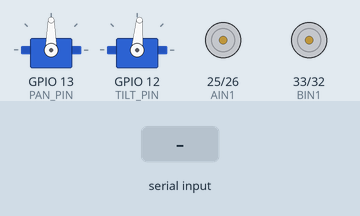
This program was run on a simulated ESP32. Shown: 2 × servo, motor-driver pin pairs drawn as motors (green arrow = first pin HIGH = forward, orange = second pin HIGH = backward, longer = more drive, scaled by the enable pin). The test bench sets the inputs (shaded band). EEPROM starts erased; what the program prints to the serial monitor is not drawn.

Above: at 1.4 s.
1.5 s: "PT:,45\n" received over the second serial link
4.5 s: "MOVE:,45\n" received over the second serial link
At 5.7 s:
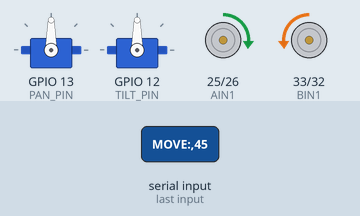
7.5 s: "PAN:90\n" received over the second serial link
At 9.5 s:
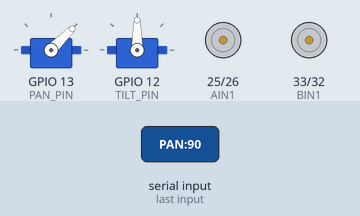
10.5 s: "TILT:90\n" received over the second serial link
At 11.9 s:
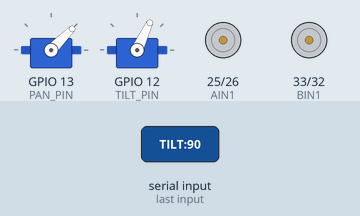
12.8 s: "PAN:\n" received over the second serial link
At 14.9 s:
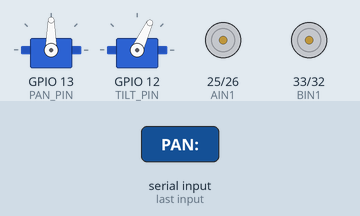
15.8 s: "MOVE:,45\n" received over the second serial link
At 17.0 s:
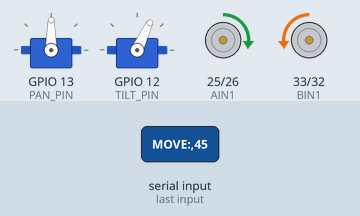
Timing chart, 0 to 18.8 s (numbered marks = the images above; inputs shaded):
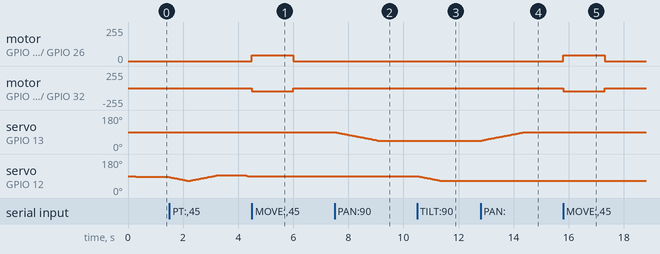

Measured:
- after the input at 4.5 s, motor on GPIO 25 (AIN1) / GPIO 26 (AIN2): stopped → forward 45/255 at once, → stopped 1.5 s later; motor on GPIO 33 (BIN1) / GPIO 32 (BIN2): stopped → backward 45/255 at once, → stopped 1.5 s later
- after the input at 7.5 s, servo on GPIO 13 (PAN_PIN): moves from 90° to 45° over 1.6 s, starting at once
- after the input at 10.5 s, servo on GPIO 12 (TILT_PIN): moves from 90° to 65° over 0.85 s, starting at once
- after the input at 12.8 s, servo on GPIO 13 (PAN_PIN): moves from 45° to 90° over 1.6 s, starting at once
- after the input at 15.8 s, motor on GPIO 25 (AIN1) / GPIO 26 (AIN2): stopped → forward 45/255 at once, → stopped 1.5 s later; motor on GPIO 33 (BIN1) / GPIO 32 (BIN2): stopped → backward 45/255 at once, → stopped 1.5 s later

The program:

main.cpp
```cpp
/*
 * Cypher ESP32 — Motors + Pan/Tilt
 *
 * UART from Pi: motors + head.
 * Servos: hardware PWM, rate-limited, NVS-taught boot pose.
 * Motor safety timeout 1.5 s (servos not timed out).
 */

#include <Arduino.h>
#include <ESP32Servo.h>
#include <Preferences.h>

// === UART (must match Pi wiring) ===
#define UART_BAUD 115200
// Serial2: RX=19, TX=18  (Pi GPIO 8 TX -> 19, Pi GPIO 10 RX <- 18)

unsigned long lastCommandTime = 0;
const unsigned long COMMAND_TIMEOUT = 1500;

String inputString = "";
bool stringComplete = false;

// === MOTOR PINS (TB6612FNG) ===
#define AIN1 25
#define AIN2 26
#define PWMA 27
#define BIN1 33
#define BIN2 32
#define PWMB 14

// === SERVO PINS ===
#define PAN_PIN  13
#define TILT_PIN 12

// === SERVO LIMITS ===
const float PAN_MIN  = -45.0f;
const float PAN_MAX  =  45.0f;
const float TILT_MIN = -12.0f;  // down
const float TILT_MAX =  25.0f;  // up

// Default boot if nothing saved in NVS
const float DEFAULT_BOOT_PAN  = 0.0f;
const float DEFAULT_BOOT_TILT = 0.0f;

// Sleep pose — head down against new mechanical floor
const float SLEEP_PAN  =  0.0f;
const float SLEEP_TILT = -12.0f;

// Invert axes (dashboard controls were reversed)
const bool INVERT_PAN  = true;
const bool INVERT_TILT = true;

// One-shot boot test: +5° then -5° then return to boot pose.
// Flash with 1 to learn which way the servo must turn for head-up.
// Set back to 0 for normal use.
#define TILT_DIR_TEST 1
const float TILT_DIR_TEST_DEG = 5.0f;
const unsigned long TILT_DIR_TEST_HOLD_MS = 2000;

// Speed deg/s
const float SERVO_SPEED = 28.0f;

// === MOTOR STATE ===
int throttle = 0;
int steering = 0;
int steeringTrim = 0;

// === SERVO STATE ===
Servo panServo;
Servo tiltServo;
Preferences prefs;

float panCurrent  = 0.0f;
float tiltCurrent = 0.0f;
float panTarget   = 0.0f;
float tiltTarget  = 0.0f;
float bootPan     = DEFAULT_BOOT_PAN;
float bootTilt    = DEFAULT_BOOT_TILT;
unsigned long lastServoUpdate = 0;

#if TILT_DIR_TEST
enum TiltDirTestPhase {
  TDT_IDLE,
  TDT_PLUS,
  TDT_MINUS,
  TDT_DONE
};
TiltDirTestPhase tdtPhase = TDT_IDLE;
unsigned long tdtPhaseStart = 0;
#endif

float clamp(float v, float lo, float hi) {
  if (v < lo) return lo;
  if (v > hi) return hi;
  return v;
}

void setTankMotors(int left, int right) {
  if (left > 0) {
    digitalWrite(AIN1, HIGH);
    digitalWrite(AIN2, LOW);
  } else if (left < 0) {
    digitalWrite(AIN1, LOW);
    digitalWrite(AIN2, HIGH);
  } else {
    digitalWrite(AIN1, LOW);
    digitalWrite(AIN2, LOW);
  }
  analogWrite(PWMA, abs(left));

  if (right > 0) {
    digitalWrite(BIN1, HIGH);
    digitalWrite(BIN2, LOW);
  } else if (right < 0) {
    digitalWrite(BIN1, LOW);
    digitalWrite(BIN2, HIGH);
  } else {
    digitalWrite(BIN1, LOW);
    digitalWrite(BIN2, LOW);
  }
  analogWrite(PWMB, abs(right));
}

void updateMotors() {
  int left  = throttle + steering + steeringTrim;
  int right = throttle - steering - steeringTrim;
  left  = constrain(left, -255, 255);
  right = constrain(right, -255, 255);
  setTankMotors(left, right);
}

void setPanTarget(float angle) {
  panTarget = clamp(angle, PAN_MIN, PAN_MAX);
}

void setTiltTarget(float angle) {
  tiltTarget = clamp(angle, TILT_MIN, TILT_MAX);
}

void centerHead() {
  setPanTarget(0.0f);
  setTiltTarget(0.0f);
}

void sleepHead() {
  setPanTarget(SLEEP_PAN);
  setTiltTarget(SLEEP_TILT);
}

void goBootPose() {
  setPanTarget(bootPan);
  setTiltTarget(bootTilt);
}

void saveBootPose() {
  bootPan  = panCurrent;
  bootTilt = tiltCurrent;
  prefs.begin("cypher", false);
  prefs.putFloat("bootPan", bootPan);
  prefs.putFloat("bootTilt", bootTilt);
  prefs.end();
  Serial.printf("Boot pose saved: pan=%.1f tilt=%.1f\n", bootPan, bootTilt);
}

void loadBootPose() {
  prefs.begin("cypher", true);
  bootPan  = prefs.getFloat("bootPan", DEFAULT_BOOT_PAN);
  bootTilt = prefs.getFloat("bootTilt", DEFAULT_BOOT_TILT);
  prefs.end();
  bootPan  = clamp(bootPan, PAN_MIN, PAN_MAX);
  bootTilt = clamp(bootTilt, TILT_MIN, TILT_MAX);
}

void updateServos() {
  unsigned long now = millis();
  float dt = (now - lastServoUpdate) / 1000.0f;
  if (dt <= 0.0f) return;
  lastServoUpdate = now;

  float maxStep = SERVO_SPEED * dt;

  float panDiff = panTarget - panCurrent;
  if (fabs(panDiff) <= maxStep) panCurrent = panTarget;
  else panCurrent += (panDiff > 0 ? maxStep : -maxStep);

  float tiltDiff = tiltTarget - tiltCurrent;
  if (fabs(tiltDiff) <= maxStep) tiltCurrent = tiltTarget;
  else tiltCurrent += (tiltDiff > 0 ? maxStep : -maxStep);

  float panOut  = INVERT_PAN  ? -panCurrent  : panCurrent;
  float tiltOut = INVERT_TILT ? -tiltCurrent : tiltCurrent;
  panServo.write(panOut + 90.0f);
  tiltServo.write(tiltOut + 90.0f);
}

#if TILT_DIR_TEST
void runTiltDirTest() {
  unsigned long now = millis();
  switch (tdtPhase) {
    case TDT_IDLE:
      Serial.println("TILT_DIR_TEST: +5 deg (want this to be HEAD UP)");
      setTiltTarget(TILT_DIR_TEST_DEG);
      tdtPhase = TDT_PLUS;
      tdtPhaseStart = now;
      break;
    case TDT_PLUS:
      if (now - tdtPhaseStart >= TILT_DIR_TEST_HOLD_MS) {
        Serial.println("TILT_DIR_TEST: -5 deg (want this to be HEAD DOWN)");
        setTiltTarget(-TILT_DIR_TEST_DEG);
        tdtPhase = TDT_MINUS;
        tdtPhaseStart = now;
      }
      break;
    case TDT_MINUS:
      if (now - tdtPhaseStart >= TILT_DIR_TEST_HOLD_MS) {
        Serial.println("TILT_DIR_TEST: back to boot pose. Set TILT_DIR_TEST 0 after you confirm invert.");
        goBootPose();
        tdtPhase = TDT_DONE;
      }
      break;
    case TDT_DONE:
      break;
  }
}
#endif

void processCommand(String cmd) {
  cmd.trim();
  lastCommandTime = millis();

  if (cmd.startsWith("MOVE:")) {
    int commaIndex = cmd.indexOf(',');
    if (commaIndex > 0) {
      throttle = cmd.substring(5, commaIndex).toInt();
      steering = cmd.substring(commaIndex + 1).toInt();
      updateMotors();
      Serial2.println("ACK:MOVE");
    }
  }
  else if (cmd == "STOP") {
    throttle = 0;
    steering = 0;
    updateMotors();
    Serial2.println("ACK:STOP");
  }
  else if (cmd == "HEARTBEAT") {
    Serial2.println("HEARTBEAT");
  }
  else if (cmd == "STATUS?") {
    Serial2.printf("STATUS:MANUAL,%d,%d,%.1f,%.1f\n",
                   throttle, steering, panCurrent, tiltCurrent);
  }
  else if (cmd.startsWith("PT:")) {
    int comma = cmd.indexOf(',');
    if (comma > 0) {
      float p = cmd.substring(3, comma).toFloat();
      float t = cmd.substring(comma + 1).toFloat();
      setPanTarget(p);
      setTiltTarget(t);
      Serial2.println("ACK:PT");
    }
  }
  else if (cmd.startsWith("PAN:")) {
    setPanTarget(cmd.substring(4).toFloat());
    Serial2.println("ACK:PAN");
  }
  else if (cmd.startsWith("TILT:")) {
    setTiltTarget(cmd.substring(5).toFloat());
    Serial2.println("ACK:TILT");
  }
  else if (cmd == "PT_CENTER") {
    centerHead();
    Serial2.println("ACK:PT_CENTER");
  }
  else if (cmd == "PT_SLEEP") {
    sleepHead();
    Serial2.println("ACK:PT_SLEEP");
  }
  else if (cmd == "PT_SAVE_BOOT") {
    // Wait until near target so we save settled pose
    saveBootPose();
    Serial2.println("ACK:PT_SAVE_BOOT");
  }
  else if (cmd == "PT_BOOT") {
    goBootPose();
    Serial2.println("ACK:PT_BOOT");
  }
  else if (cmd.length() > 0) {
    Serial2.println("ERR:UNKNOWN_CMD");
  }
}

void setup() {
  Serial.begin(115200);
  Serial2.begin(UART_BAUD, SERIAL_8N1, 19, 18);  // RX=19, TX=18

  delay(200);
  Serial.println();
  Serial.println("=== Cypher ESP32 — Motors + Pan/Tilt ===");
  Serial.println("UART Serial2 RX=19 TX=18");
  Serial.printf("Servo invert pan=%d tilt=%d\n", INVERT_PAN, INVERT_TILT);
  Serial.printf("Tilt limits down=%.1f up=%.1f\n", TILT_MIN, TILT_MAX);

  pinMode(AIN1, OUTPUT);
  pinMode(AIN2, OUTPUT);
  pinMode(PWMA, OUTPUT);
  pinMode(BIN1, OUTPUT);
  pinMode(BIN2, OUTPUT);
  pinMode(PWMB, OUTPUT);
  setTankMotors(0, 0);

  ESP32PWM::allocateTimer(0);
  ESP32PWM::allocateTimer(1);
  panServo.setPeriodHertz(50);
  tiltServo.setPeriodHertz(50);
  panServo.attach(PAN_PIN, 500, 2500);
  tiltServo.attach(TILT_PIN, 500, 2500);

  loadBootPose();
  panCurrent = panTarget = bootPan;
  tiltCurrent = tiltTarget = bootTilt;
  lastServoUpdate = millis();
  updateServos();
  Serial.printf("Boot pose: pan=%.1f tilt=%.1f\n", bootPan, bootTilt);

#if TILT_DIR_TEST
  Serial.println("TILT_DIR_TEST enabled — will move +5 then -5 after attach");
#endif

  lastCommandTime = millis();
}

void loop() {
  while (Serial2.available()) {
    char inChar = (char)Serial2.read();
    inputString += inChar;
    if (inChar == '\n') stringComplete = true;
  }

  if (stringComplete) {
    processCommand(inputString);
    inputString = "";
    stringComplete = false;
  }

#if TILT_DIR_TEST
  runTiltDirTest();
#endif

  updateServos();

  if (millis() - lastCommandTime > COMMAND_TIMEOUT) {
    if (throttle != 0 || steering != 0) {
      throttle = 0;
      steering = 0;
      updateMotors();
    }
  }

  delay(5);
}
```
